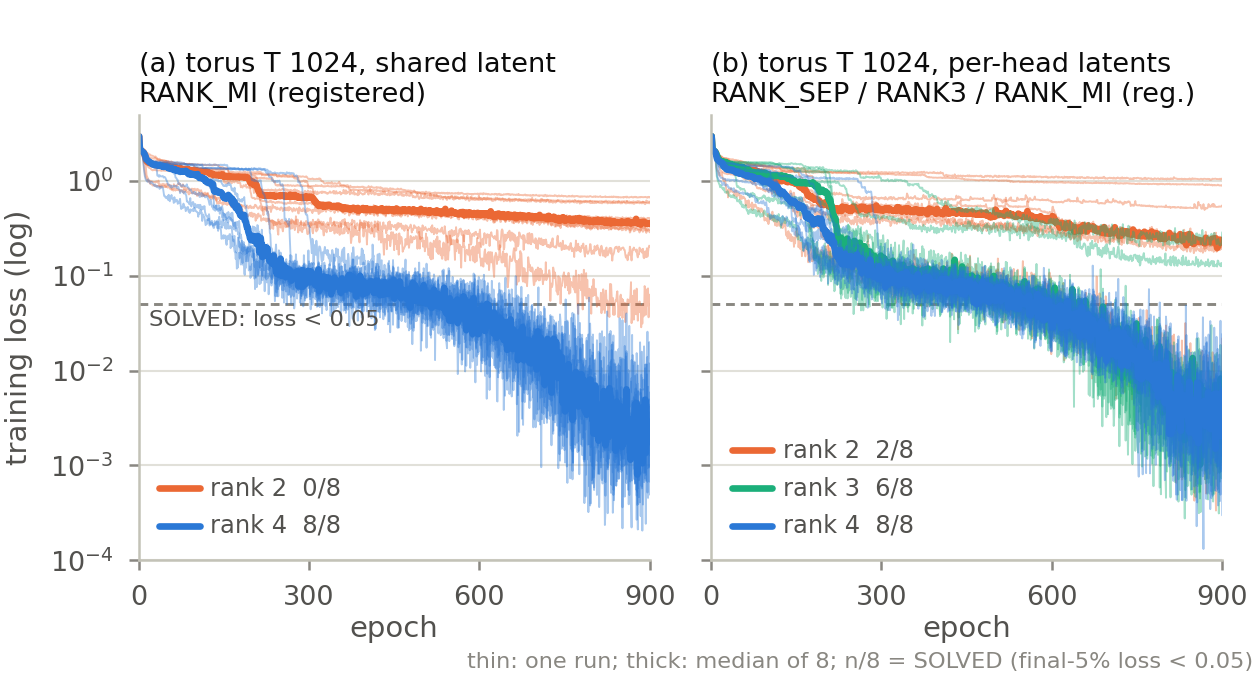

Recreate this plot in Python.
"""Training loss per epoch by per-head rank of the content-to-angle map (torus, T = 1024, 900 epochs, seeds 0-7; post hoc
re-plot of stored per-epoch losses; classes are the registered ones: final-5% mean training loss < 0.05). Every arm is
built from our r = 2's initial weights at each seed. Panels: (a) shared latent, r 2 (Vanilla) vs r 4 (Vanilla_r4mi),
runs/rank_mi; (b) per-head latents r 2 (runs/rank_mi Vanilla_r2ph), r 3 (runs/rank3 Vanilla_r3ph), r 4 (runs/rank_sep
Vanilla_r4ph). Training loss is measured with dropout on.
  cd /home/prashr && CUDA_VISIBLE_DEVICES="" PYTHONPATH=/home/prashr python3 mapformer/docs/paper/figs/fig_loss_curves_rank.py"""
import glob, os
import numpy as np, torch
from figstyle import plt, BLUE, ORANGE, AQUA, INK2, MUTED, FLOOR_LS, save, write_out
from mapformer.stats_core import classify_run

R = "/home/prashr/mapformer/runs"; HERE = os.path.dirname(os.path.abspath(__file__))
PANELS = [
    ("(a) torus T 1024, shared latent\nRANK_MI (registered)", [
        ("rank 2", ORANGE, f"{R}/rank_mi/p0/Vanilla_s*/Vanilla.pt"),
        ("rank 4", BLUE, f"{R}/rank_mi/p0/Vanilla_r4mi_s*/Vanilla_r4mi.pt")]),
    ("(b) torus T 1024, per-head latents\nRANK_SEP / RANK3 / RANK_MI (reg.)", [
        ("rank 2", ORANGE, f"{R}/rank_mi/p0/Vanilla_r2ph_s*/Vanilla_r2ph.pt"),
        ("rank 3", AQUA, f"{R}/rank3/p0/Vanilla_r3ph_s*/Vanilla_r3ph.pt"),
        ("rank 4", BLUE, f"{R}/rank_sep/p0/Vanilla_r4ph_s*/Vanilla_r4ph.pt")]),
]

fig, axs = plt.subplots(1, 2, figsize=(4.2, 2.25), sharey=True)
out = ["Training loss curves (dropout on), per run final-5% mean loss and registered class; median curve at checkpoints."]
for ax, (title, arms) in zip(axs, PANELS):
    out.append(f"\n{title.replace(chr(10), ' -- ')}")
    keys = []
    for lab, col, pat in arms:
        cks = sorted(glob.glob(pat)); assert len(cks) == 8, (pat, len(cks))
        L, ns = [], 0
        for ck in cks:
            b = torch.load(ck, map_location="cpu", weights_only=False)
            l = np.asarray(b["losses"], float); L.append(l); c = classify_run(l)
            ns += c["registered"] == "SOLVED"
            out.append(f"  {lab:8s} {os.path.basename(os.path.dirname(ck)):22s} epochs {len(l)}  final-5% {c['tail']:.2e}  "
                       f"min {l.min():.2e}  {c['cls']}")
        L = np.stack(L); E = L.shape[1]; ep = np.arange(1, E + 1)
        for l in L:
            ax.plot(ep, l, color=col, lw=0.45, alpha=0.4)
        med = np.median(L, 0)
        ax.plot(ep, med, color=col, lw=1.6)
        marks = [E // 10, E // 4, E // 2, 3 * E // 4, E]
        cross = np.nonzero(med < 0.05)[0]
        out.append(f"  {lab:8s} median first below 0.05 at epoch {cross[0] + 1 if len(cross) else 'never'}")
        out.append(f"  {lab:8s} SOLVED {ns}/8; median loss at epochs {marks}: " + " ".join(f"{med[m - 1]:.2e}" for m in marks))
        keys.append((lab, col, ns))
    E = L.shape[1]
    ax.axhline(0.05, color=MUTED, lw=0.7, ls=FLOOR_LS, zorder=1)
    ax.set_yscale("log"); ax.set_ylim(1e-4, 5); ax.set_xlim(0, E)
    ax.set_xticks([0, E // 3, 2 * E // 3, E]); ax.set_xlabel("epoch", labelpad=1)
    ax.set_title(title, fontsize=6.5, loc="left", pad=3, color="#0b0b0b")
    ax.grid(axis="x", visible=False)
    for i, (lab, col, ns) in enumerate(keys):
        y = 0.05 + 0.085 * (len(keys) - 1 - i)
        ax.plot([0.04, 0.12], [y + 0.028, y + 0.028], transform=ax.transAxes, color=col, lw=1.6)
        ax.text(0.14, y, f"{lab}  {ns}/8", transform=ax.transAxes, fontsize=5.8, va="bottom", color=INK2)
    ax.minorticks_off(); ax.set_yticks([1e-4, 1e-3, 1e-2, 1e-1, 1])
axs[0].set_ylabel("training loss (log)")
axs[0].text(0.02, 0.044, "SOLVED: loss < 0.05", ha="left", transform=axs[0].get_yaxis_transform(), fontsize=5.4,
            va="top", color=INK2)
fig.text(0.995, 0.005, "thin: one run; thick: median of 8; n/8 = SOLVED (final-5% loss < 0.05)", ha="right", va="bottom", fontsize=5.4,
         color=MUTED)
fig.subplots_adjust(left=0.11, right=0.97, top=0.83, bottom=0.17, wspace=0.12)
save(fig, HERE, "fig_loss_curves_rank"); write_out(HERE, "fig_loss_curves_rank", out)
